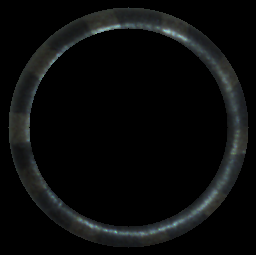
#> input picture test/1/5435_vl.png, 256 x 255 px; its folder holds only this picture in this run
$ python confusion_matrix.py
#> lines starting #> are read from the running program, lines starting #| are printed output that depends on the picture; after the words box and inside, x2 and y2 are one past the last pixel; in counts of white or black regions, pixels touching at a corner belong together
### utils/find_object.py
import numpy as np
import cv2


def find_object(img):
    # Create binary mask of non-black pixels

    if len(img.shape) == 3:
        # Check if it's LAB image (black pixels have L*=0, a*=128, b*=128)
        # Use only the first channel (L* for LAB, or B for BGR)
        first_channel = img[:, :, 0]
        mask = first_channel > 0
    else:
        mask = img > 0

    # Find rows and columns that contain the object
    rows_with_object = np.any(mask, axis=1)
    cols_with_object = np.any(mask, axis=0)

    # Get the bounding indices
    row_indices = np.where(rows_with_object)[0]
    col_indices = np.where(cols_with_object)[0]

    if len(row_indices) == 0 or len(col_indices) == 0:
        return None, None, None

    # Calculate bounding box
    y_min, y_max = row_indices[0], row_indices[-1]
    x_min, x_max = col_indices[0], col_indices[-1]
    return (x_min, x_max), (y_min, y_max)

### utils/find_radius.py
from . import find_object


def find_radius(img):
    """
    Find the radius and center of a colored object, crop the image tightly,
    and return the cropped image with adjusted center coordinates.

    Args:
        img: Input image (BGR or grayscale)

    Returns:
        cropped_img: Cropped image containing only the object
        center: (x, y) tuple of the object center relative to cropped image
        radius: Approximate radius of the object
    """

    # Get bounding box from grayscale
    result = find_object.find_object(img)

    if result[0] is None:
        return None, None, None

    (x_min, x_max), (y_min, y_max) = result

    # Crop the original color image (not grayscale)
    cropped_img = img[y_min : y_max + 1, x_min : x_max + 1]

    # Calculate center relative to cropped image (use actual cropped dimensions)
    crop_height, crop_width = cropped_img.shape[:2]
    center = (float(crop_width / 2), float(crop_height / 2))

    # Calculate radius as half of the larger dimension
    radius = int(max(crop_width, crop_height) // 2)

    return cropped_img, center, radius

### utils/extract_signature.py
from .find_radius import find_radius
from .preprocess_pipeline import preprocess_cone_tip
from .get_signature import get_statistical_signature


def extract_signature_from_image(bgr_image, inner_crop_pct=0.10, outer_crop_pct=0.10,
                                  bilateral_d=9, bilateral_sigma_color=75,
                                  bilateral_sigma_space=75):
    """
    Extract statistical signature from a single cone image.

    Args:
        bgr_image: Input BGR image
        inner_crop_pct: Inner crop percentage for polar warp
        outer_crop_pct: Outer crop percentage for polar warp
        bilateral_*: Bilateral filter parameters

    Returns:
        Signature dict or None if extraction failed
    """
    # Find cone and get center/radius
    cropped_img, center, radius = find_radius(bgr_image)

    if cropped_img is None:
        return None

    # Preprocess (filter -> LAB -> polar warp -> crop)
    lab_patch = preprocess_cone_tip(
        cropped_img, center, radius,
        inner_crop_pct=inner_crop_pct,
        outer_crop_pct=outer_crop_pct,
        bilateral_d=bilateral_d,
        bilateral_sigma_color=bilateral_sigma_color,
        bilateral_sigma_space=bilateral_sigma_space
    )

    # Extract signature
    sig = get_statistical_signature(lab_patch)

    return sig

### utils/bilateral_filter.py
import cv2


def apply_bilateral_filter(bgr_image, d=9, sigma_color=75, sigma_space=75):
    """
    Apply bilateral filter to remove texture noise while preserving edges.

    Args:
        bgr_image: Input BGR image
        d: Diameter of each pixel neighborhood
        sigma_color: Filter sigma in the color space
        sigma_space: Filter sigma in the coordinate space

    Returns:
        Filtered BGR image
    """
    return cv2.bilateralFilter(bgr_image, d, sigma_color, sigma_space)

### utils/convert_lab.py
import cv2


def convert_to_lab(bgr_image):
    """
    Convert BGR image to CIELAB color space.

    Args:
        bgr_image: Input BGR image

    Returns:
        LAB image (L*, a*, b* channels)
    """
    return cv2.cvtColor(bgr_image, cv2.COLOR_BGR2LAB)

### utils/unrolled.py
import numpy as np
import cv2


def unroll_cone_tip(img, center, radius):
    # warpPolar output: rows = radius direction, cols = angle direction
    # dsize = (width, height) where width = angle, height = radius
    width = 360  # 1 pixel per degree (full 360°)
    height = radius  # radius direction
    dsize = (width, height)

    unrolled = cv2.warpPolar(img, dsize, center, radius, cv2.WARP_POLAR_LINEAR)

    # Rotate 90° so that angle is along width and radius is along height
    unrolled = cv2.rotate(unrolled, cv2.ROTATE_90_COUNTERCLOCKWISE)

    return unrolled

### utils/crop_sweet_spot.py
from .find_object import find_object


def crop_polar_sweet_spot(polar_image, inner_crop_pct=0.10, outer_crop_pct=0.10, debug=False):
    """
    Crop the polar-warped image to remove black/zero regions and distorted edges.

    The cone tip is circular, so after polar warp most of the inner region is black.
    This function first crops to non-zero regions, then applies inner/outer crop percentages.

    Args:
        polar_image: Polar-warped image (after rotation, height=angle, width=radius)
        inner_crop_pct: Percentage of non-zero region to discard from inner edge
        outer_crop_pct: Percentage of non-zero region to discard from outer edge
        debug: Print debug information

    Returns:
        Cropped polar image containing only the valid "sweet spot"
    """
    if debug:
        print(f"  Input polar shape: {polar_image.shape}")

    # First, find the non-zero region (remove black areas)
    result = find_object(polar_image)

    if result[0] is None:
        if debug:
            print("  Warning: No non-zero region found!")
        return polar_image

    (x_min, x_max), (y_min, y_max) = result

    if debug:
        print(f"  Non-zero region: x=[{x_min}, {x_max}], y=[{y_min}, {y_max}]")

    # Crop to non-zero region first
    cropped = polar_image[y_min:y_max + 1, x_min:x_max + 1]

    if debug:
        print(f"  After non-zero crop: {cropped.shape}")

    # Now apply inner/outer crop percentages on the valid region
    height, width = cropped.shape[:2]

    # width = radius direction (after rotation in unroll_cone_tip)
    r_inner = int(width * inner_crop_pct)
    r_outer = int(width * (1 - outer_crop_pct))

    if debug:
        print(f"  Sweet spot crop: [{r_inner}:{r_outer}] out of {width}")

    final = cropped[:, r_inner:r_outer]

    if debug:
        print(f"  Final shape: {final.shape}")

    return final

### utils/histogram_2d.py
import cv2

HIST_BINS = 32
HIST_RANGE = [0, 256, 0, 256]


def compute_2d_histogram(lab_patch, bins=HIST_BINS, hist_range=HIST_RANGE):
    """
    Compute 2D joint histogram on a* and b* channels.

    Args:
        lab_patch: LAB image patch
        bins: Number of bins per channel
        hist_range: [a_min, a_max, b_min, b_max]

    Returns:
        2D histogram (bins x bins)
    """
    hist = cv2.calcHist(
        [lab_patch],
        [1, 2],  # a* and b* channels
        None,
        [bins, bins],
        hist_range
    )
    return hist

### utils/normalize_histogram.py
def normalize_histogram_l1(hist):
    """
    L1 normalize histogram so it sums to 1.0 (probability distribution).

    Args:
        hist: Input histogram

    Returns:
        Normalized histogram
    """
    total = hist.sum()
    if total > 0:
        return hist / total
    return hist

### utils/entropy_2d.py
import numpy as np


def compute_2d_entropy(hist_normalized):
    """
    Compute Shannon entropy of a normalized 2D histogram.

    Args:
        hist_normalized: L1-normalized histogram (must sum to 1.0)

    Returns:
        Entropy value (float)
    """
    hist_flat = hist_normalized.flatten()
    hist_flat = hist_flat[hist_flat > 0]  # Avoid log(0)
    entropy = -np.sum(hist_flat * np.log2(hist_flat))
    return float(entropy)

### utils/get_signature.py
from .histogram_2d import compute_2d_histogram, HIST_BINS, HIST_RANGE
from .normalize_histogram import normalize_histogram_l1
from .entropy_2d import compute_2d_entropy
from .mean_lightness import compute_mean_lightness


def get_statistical_signature(lab_patch, bins=HIST_BINS, hist_range=HIST_RANGE):
    """
    Generate complete statistical signature from LAB patch.

    Args:
        lab_patch: Preprocessed LAB image patch
        bins: Histogram bins per channel
        hist_range: Histogram range

    Returns:
        dict with keys: histogram, entropy, mean_L
    """
    # 2D histogram on a* and b*
    hist = compute_2d_histogram(lab_patch, bins, hist_range)

    # L1 normalize
    hist_norm = normalize_histogram_l1(hist)

    # 2D joint entropy
    entropy = compute_2d_entropy(hist_norm)

    # Mean lightness for illumination monitoring
    mean_L = compute_mean_lightness(lab_patch)

    return {
        'histogram': hist_norm,
        'entropy': entropy,
        'mean_L': mean_L
    }

### utils/preprocess_pipeline.py
from .bilateral_filter import apply_bilateral_filter
from .convert_lab import convert_to_lab
from .unrolled import unroll_cone_tip
from .crop_sweet_spot import crop_polar_sweet_spot


def preprocess_cone_tip(bgr_image, center, radius,
                        inner_crop_pct=0.10, outer_crop_pct=0.10,
                        bilateral_d=9, bilateral_sigma_color=75,
                        bilateral_sigma_space=75):
    """
    Full preprocessing pipeline: Filter -> LAB -> Polar Warp -> Crop

    Args:
        bgr_image: Input BGR image (cropped to cone region)
        center: (cx, cy) tuple for cone tip center
        radius: Radius of the circular ROI
        inner_crop_pct: Percentage of inner region to discard
        outer_crop_pct: Percentage of outer region to discard
        bilateral_*: Bilateral filter parameters

    Returns:
        lab_patch: Cropped LAB patch ready for signature extraction
    """
    # Step 1: Bilateral filter (on BGR)
    filtered = apply_bilateral_filter(
        bgr_image, bilateral_d, bilateral_sigma_color, bilateral_sigma_space
    )

    # Step 2: Convert to CIELAB
    lab = convert_to_lab(filtered)

    # Step 3: Polar warp
    polar = unroll_cone_tip(lab, center, radius)

    # Step 4: Crop the sweet spot
    lab_patch = crop_polar_sweet_spot(polar, inner_crop_pct, outer_crop_pct)

    return lab_patch

### utils/mean_lightness.py
def compute_mean_lightness(lab_patch):
    """
    Compute mean L* value for illumination monitoring.

    Args:
        lab_patch: LAB image patch

    Returns:
        Mean L* value (float)
    """
    return float(lab_patch[:, :, 0].mean())

### confusion_matrix.py
import os
import cv2
import glob
import numpy as np
import matplotlib.pyplot as plt
from utils.load_template import load_template
from utils.extract_signature import extract_signature_from_image
from utils.bhattacharyya_distance import compute_bhattacharyya_distance

# ============================================================
# CONFUSION MATRIX - TEST ALL CLASSES AGAINST ALL TEMPLATES
# ============================================================

TEST_BASE_DIR = "test"
TEMPLATE_DIR = "templates"

if __name__ == "__main__":
    # Get all classes
    class_dirs = sorted([d for d in os.listdir(TEST_BASE_DIR)
                        if os.path.isdir(os.path.join(TEST_BASE_DIR, d))])

    print("=" * 80)
    print("GENERATING CONFUSION MATRIX")
    print("=" * 80)
    print(f"\nTesting {len(class_dirs)} classes against all templates...\n")

    # Load all templates
    templates = {}
    for class_id in class_dirs:
        template_path = os.path.join(TEMPLATE_DIR, f"class_{class_id}")
        if os.path.exists(f"{template_path}_meta.json"):
            templates[class_id] = load_template(template_path)
            print(f"Loaded template for class {class_id}")

    print(f"\nLoaded {len(templates)} templates\n")

    # Initialize confusion matrix
    # Rows = True class, Columns = Predicted class
    confusion = np.zeros((len(class_dirs), len(class_dirs)))
    class_to_idx = {c: i for i, c in enumerate(class_dirs)}

    # Store detailed results
    detailed_results = []

    # Test each class
    for true_class in class_dirs:
        test_dir = os.path.join(TEST_BASE_DIR, true_class)
        test_images = sorted(glob.glob(os.path.join(test_dir, "*.png")))

        print(f"Testing class {true_class}: {len(test_images)} images")

        for img_path in test_images:
            img_name = os.path.basename(img_path)
            img = cv2.imread(img_path)
#> img is the input picture: shape (255, 256, 3); mean B, G, R 11.5, 11.5, 10.4

            if img is None:
                continue

            # Extract signature
            sig = extract_signature_from_image(img)
#> in find_object, `mask = first_channel > 0`:
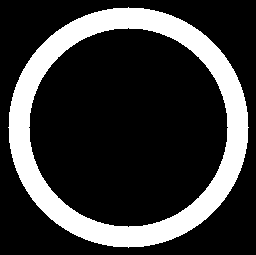
#> mask: shape (255, 256) bool; 22.2% white; 1 white region, box (x1, y1, x2, y2) and area: (8, 7, 249, 248) 14468
#> in find_object, `row_indices = np.where(rows_with_object)[0]`: row_indices = 241 values from 7 to 247
#> in find_object, `col_indices = np.where(cols_with_object)[0]`: col_indices = 241 values from 8 to 248
#> in find_object, `y_min, y_max = row_indices[0], row_indices[-1]`: y_min = 7; y_max = 247
#> in find_object, `x_min, x_max = col_indices[0], col_indices[-1]`: x_min = 8; x_max = 248
#> in find_radius, `result = find_object.find_object(img)`: result = ((8, 248), (7, 247))
#> in find_radius, `(x_min, x_max), (y_min, y_max) = result`: x_min = 8; x_max = 248; y_min = 7; y_max = 247
#> in find_radius, `cropped_img = img[y_min : y_max + 1, x_min : x_max + 1]`:
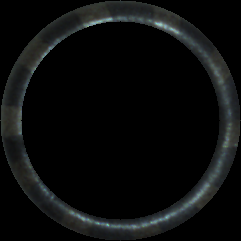
#> cropped_img: shape (241, 241, 3); mean B, G, R 12.9, 13, 11.7
#> in extract_signature_from_image, `cropped_img, center, radius = find_radius(bgr_image)`: center = (120.5, 120.5); radius = 120
#> in unroll_cone_tip, `dsize = (width, height)`: dsize = (360, 120)
#> in find_object (call 2), `first_channel = img[:, :, 0]`:
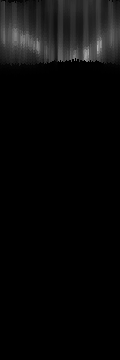
#> first_channel: shape (360, 120); min 0, max 177, mean 9.1
#> in find_object (call 2), `mask = first_channel > 0`:
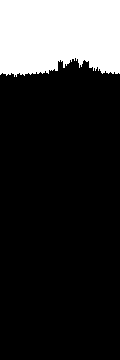
#> mask: shape (360, 120) bool; 19.5% white; 1 white region, box (x1, y1, x2, y2) and area: (0, 0, 120, 77) 8416
#> in find_object (call 2), `row_indices = np.where(rows_with_object)[0]`: row_indices = 77 values from 0 to 76
#> in find_object (call 2), `col_indices = np.where(cols_with_object)[0]`: col_indices = 120 values from 0 to 119
#> in find_object (call 2), `y_min, y_max = row_indices[0], row_indices[-1]`: y_min = 0; y_max = 76
#> in find_object (call 2), `x_min, x_max = col_indices[0], col_indices[-1]`: x_min = 0; x_max = 119
#> in crop_polar_sweet_spot, `result = find_object(polar_image)`: result = ((0, 119), (0, 76))
#> in crop_polar_sweet_spot, `(x_min, x_max), (y_min, y_max) = result`: x_min = 0; x_max = 119; y_min = 0; y_max = 76
#> in compute_2d_histogram, `hist = cv2.calcHist( [lab_patch], [1, 2],`:
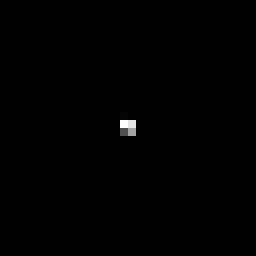
#> hist: shape (32, 32) float32 (shown 8 times larger); min 0, max 2570, mean 7.2; drawn with min black and max white
#> in normalize_histogram_l1, `total = hist.sum()`: total = 7392
#> in compute_2d_entropy, `hist_flat = hist_normalized.flatten()`: hist_flat = 1024 values, max 0.348 at index 495, min 0 at index 0, mean 0.000977
#> in compute_2d_entropy, `hist_flat = hist_flat[hist_flat > 0]`: hist_flat = [0.00703, 0.000812, 0.348, 0.312, 0.11, 0.222]
#> in compute_2d_entropy, `entropy = -np.sum(hist_flat * np.log2(hist_flat))`: entropy = 1.95
#> in get_statistical_signature, `mean_L = compute_mean_lightness(lab_patch)`: mean_L = 42.31
#> in extract_signature_from_image, `sig = get_statistical_signature(lab_patch)`: sig = 3 items
#> sig = 3 items
            if sig is None:
                continue

            # Test against ALL templates
            best_class = None
            best_distance = float('inf')
            all_distances = {}

            for template_class, template in templates.items():
                params = template['preprocess_params']

                # Re-extract with template's params (in case they differ)
                sig_test = extract_signature_from_image(
                    img,
                    inner_crop_pct=params['inner_crop_pct'],
                    outer_crop_pct=params['outer_crop_pct'],
                    bilateral_d=params['bilateral_d'],
                    bilateral_sigma_color=params['bilateral_sigma_color'],
                    bilateral_sigma_space=params['bilateral_sigma_space']
                )

                if sig_test is None:
                    continue

                # Compute distance
                dist = compute_bhattacharyya_distance(
                    sig_test['histogram'],
                    template['histogram']
                )

                all_distances[template_class] = dist

                # Track best match
                if dist < best_distance:
                    best_distance = dist
                    best_class = template_class
#> after the loop, all_distances = 0 items; best_distance = inf

            # Update confusion matrix
            true_idx = class_to_idx[true_class]
            pred_idx = class_to_idx[best_class] if best_class else true_idx
#> pred_idx = 0

            confusion[true_idx, pred_idx] += 1

            # Store result
            detailed_results.append({
                'true_class': true_class,
                'predicted_class': best_class,
                'image': img_name,
                'best_distance': best_distance,
                'all_distances': all_distances,
                'correct': (true_class == best_class)
            })

    # Print confusion matrix
    print("\n" + "=" * 80)
    print("CONFUSION MATRIX (Rows=True Class, Columns=Predicted Class)")
    print("=" * 80)

    # Header
    header = "True\\Pred"
    for c in class_dirs:
        header += f" | {c:>4}"
    header += " | Total | Acc%"
    print(header)
    print("-" * len(header))

    # Rows
    for i, true_class in enumerate(class_dirs):
        row = f"{true_class:>9}"
        row_total = 0
        correct = 0

        for j, pred_class in enumerate(class_dirs):
            count = int(confusion[i, j])
            row += f" | {count:>4}"
            row_total += count
            if i == j:
                correct = count

        accuracy = (correct / row_total * 100) if row_total > 0 else 0
        row += f" | {row_total:>5} | {accuracy:>4.1f}"
        print(row)

    # Overall accuracy
    total_correct = np.trace(confusion)
    total_samples = np.sum(confusion)
    overall_accuracy = (total_correct / total_samples * 100) if total_samples > 0 else 0

    print("-" * len(header))
    print(f"Overall Accuracy: {total_correct:.0f}/{total_samples:.0f} = {overall_accuracy:.2f}%")

    # Per-class accuracy
    print("\n" + "=" * 80)
    print("PER-CLASS ACCURACY")
    print("=" * 80)
    print(f"{'Class':<8} {'Correct':<10} {'Total':<10} {'Accuracy':<10} {'Errors'}")
    print("-" * 80)

    for i, class_id in enumerate(class_dirs):
        correct = int(confusion[i, i])
        total = int(np.sum(confusion[i, :]))
        accuracy = (correct / total * 100) if total > 0 else 0

        # Find where errors went
        errors = []
        for j, other_class in enumerate(class_dirs):
            if i != j and confusion[i, j] > 0:
                errors.append(f"{int(confusion[i, j])} → class {other_class}")

        error_str = ", ".join(errors) if errors else "None"

        print(f"{class_id:<8} {correct:<10} {total:<10} {accuracy:<10.1f}% {error_str}")

    # Misclassifications detail
    print("\n" + "=" * 80)
    print("MISCLASSIFIED IMAGES")
    print("=" * 80)

    misclassified = [r for r in detailed_results if not r['correct']]
#> misclassified = 2 items

    if misclassified:
        print(f"\nTotal misclassified: {len(misclassified)}\n")
#| Total misclassified: 2

        for result in misclassified:
            print(f"{result['image']} (true: {result['true_class']}, predicted: {result['predicted_class']})")
            print(f"  Best distance: {result['best_distance']:.4f}")

            # Show top 3 closest matches
            sorted_dists = sorted(result['all_distances'].items(), key=lambda x: x[1])
            print(f"  Top 3 matches:")
            for rank, (cls, dist) in enumerate(sorted_dists[:3], 1):
                marker = "✓" if cls == result['true_class'] else "✗"
                print(f"    {rank}. Class {cls}: {dist:.4f} {marker}")
            print()
#> this loop made 2 passes
#| 5435_vl.png (true: 1, predicted: None)
#|   Best distance: inf
#|   Top 3 matches:
#| 4323_vl.png (true: 10, predicted: None)
#|   Best distance: inf
#|   Top 3 matches:
    else:
        print("\nNo misclassifications! Perfect accuracy!\n")

    # Visualize confusion matrix
    print("Generating visualization...")

    # Normalize confusion matrix for heatmap (percentage)
    confusion_pct = np.zeros_like(confusion)
    for i in range(len(class_dirs)):
        row_sum = np.sum(confusion[i, :])
        if row_sum > 0:
            confusion_pct[i, :] = confusion[i, :] / row_sum * 100

    fig, (ax1, ax2) = plt.subplots(1, 2, figsize=(16, 6))

    # Raw counts
    im1 = ax1.imshow(confusion, cmap='Blues', aspect='auto')
    ax1.set_xticks(range(len(class_dirs)))
    ax1.set_yticks(range(len(class_dirs)))
    ax1.set_xticklabels(class_dirs)
    ax1.set_yticklabels(class_dirs)
    ax1.set_title('Confusion Matrix (Counts)', fontsize=14, fontweight='bold')
    ax1.set_xlabel('Predicted Class', fontsize=12)
    ax1.set_ylabel('True Class', fontsize=12)

    # Annotate counts
    for i in range(len(class_dirs)):
        for j in range(len(class_dirs)):
            text = ax1.text(j, i, f'{int(confusion[i, j])}',
                           ha="center", va="center", color="black" if confusion[i, j] < confusion.max()/2 else "white")

    plt.colorbar(im1, ax=ax1, label='Count')

    # Percentage
    im2 = ax2.imshow(confusion_pct, cmap='RdYlGn', aspect='auto', vmin=0, vmax=100)
    ax2.set_xticks(range(len(class_dirs)))
    ax2.set_yticks(range(len(class_dirs)))
    ax2.set_xticklabels(class_dirs)
    ax2.set_yticklabels(class_dirs)
    ax2.set_title('Confusion Matrix (Percentage)', fontsize=14, fontweight='bold')
    ax2.set_xlabel('Predicted Class', fontsize=12)
    ax2.set_ylabel('True Class', fontsize=12)

    # Annotate percentages
    for i in range(len(class_dirs)):
        for j in range(len(class_dirs)):
            text = ax2.text(j, i, f'{confusion_pct[i, j]:.1f}',
                           ha="center", va="center", color="black" if confusion_pct[i, j] < 50 else "white")

    plt.colorbar(im2, ax=ax2, label='Percentage (%)')

    plt.tight_layout()
    plt.savefig('confusion_matrix.png', dpi=150, bbox_inches='tight')
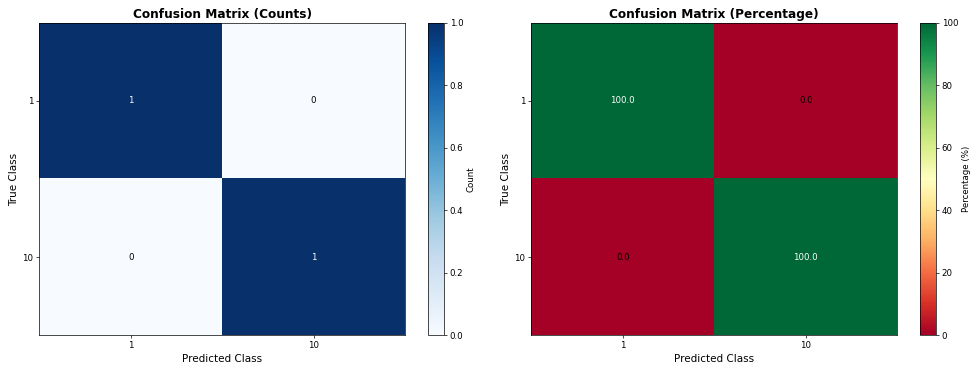
#> figure drawn by matplotlib, 4 panels
    print("Confusion matrix saved to: confusion_matrix.png")

    plt.show()

    print("\nDone!")
